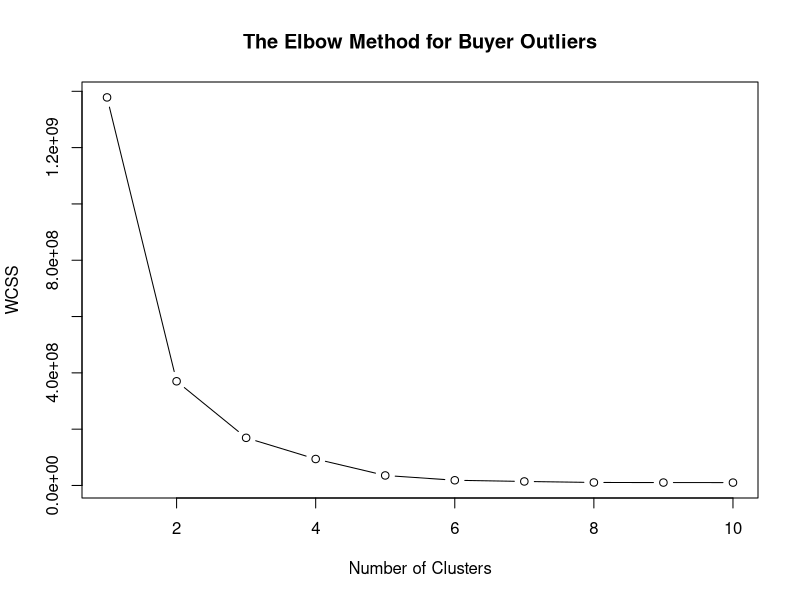
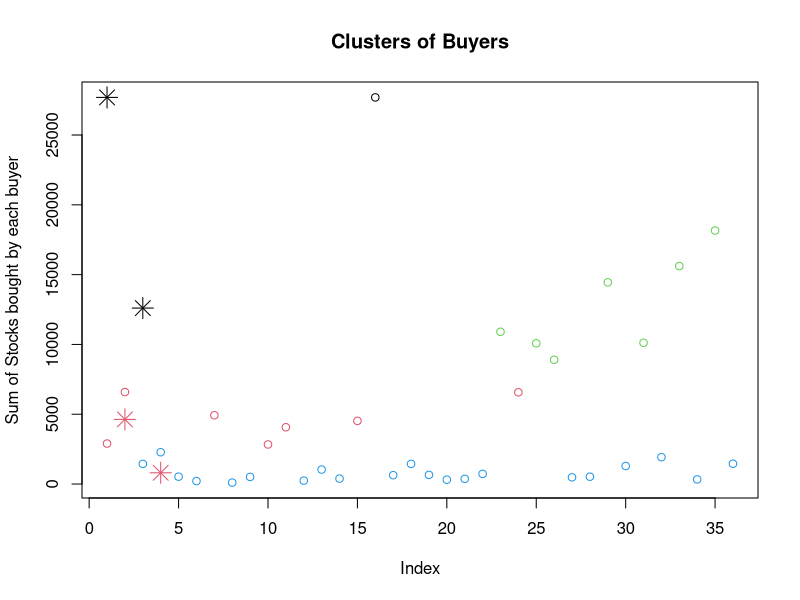

These figures' R source, in order:
library("dplyr")
library(plyr)

#Read the dataset
df_trades = read.csv("Trades.csv", header = TRUE)

# Filter the selected trades
selected_stock<- 'ES0158252033'
selected_trades<-subset(df_trades, df_trades$Stock == selected_stock)


# summarize data by buy broker and compute sum, mean, and std of traded quantities
df_trades_sumby_buybroker <- ddply(selected_trades, c("Buy.Broker.ID"),
                                   summarise, sum = sum(Executed.Qty), mean = mean(Executed.Qty), sd = sd(Executed.Qty))


# Using the Elbow method by considering Within Cluster Sum Squares to find the optimum no of Clusters 
set.seed(10)
wcss <- vector()
for (i in 1:10) wcss[i]<-sum(kmeans(df_trades_sumby_buybroker$sum,i)$withinss)
plot(1:10,wcss, type= "b", main = paste('The Elbow Method for Buyer Outliers'), xlab = "Number of Clusters", ylab = "WCSS")

#The Optimum number of clusters is 4


# Applying K means
kmeans <- kmeans(df_trades_sumby_buybroker$sum, 4)

# Plot the Kmeans Results
plot(df_trades_sumby_buybroker$sum, col = kmeans$cluster,main = paste('Clusters of Buyers'),
     xlab = "Index",ylab = "Sum of Stocks bought by each buyer")

kmeans$centers[, 1]

# plot cluster centers
points(kmeans$centers[, 1], col = 1:2, pch = 8, cex = 2) 

# Calulating standarad deviations
mean.result <- mean(df_trades_sumby_buybroker$sum)
std.result<- sqrt(var(df_trades_sumby_buybroker$sum))
upper_limit<-3*std.result + mean.result



# Finding the outliers 
outliers <- vector()
for (i in 1:nrow(kmeans$centers)){
  if (kmeans$centers[i] > upper_limit){
    outliers <- c(outliers,i)
  }
}

kmeans$cluster
outliers